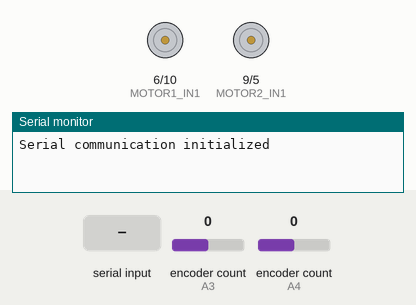
This sketch was run on a simulated Arduino Uno, built with avr-gcc and run on an emulated ATmega328P. Shown: motor-driver pin pairs drawn as motors (green arrow = first pin HIGH = forward, orange = second pin HIGH = backward, longer = more drive, scaled by the enable pin), the last lines printed to the serial monitor. The test bench sets the inputs (shaded band); at power-on: encoder count (sensors on A3, A4) 0.

Above: at 1.2 s.
1.3 s: "90,45\n" received over Serial
At 1.7 s:
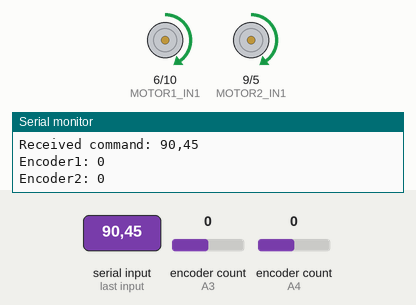
3.3 s: "5\n" received over Serial
At 4.6 s:
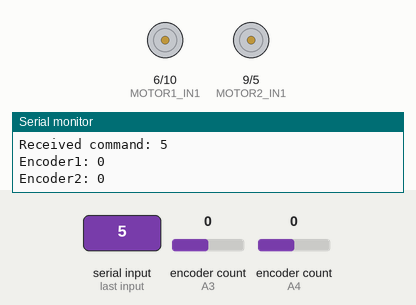
4.8 s: "1,90,45\n" received over Serial
At 5.2 s:
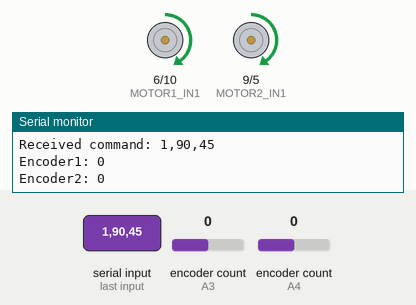
Timing chart, 0 to 7.8 s (numbered marks = the images above; inputs shaded):
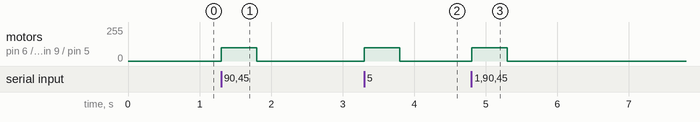

The sketch:

encoder_motor.ino
```cpp
#include <Arduino.h>
#include <Encoder.h>

#define MOTOR1_IN1 6    // Input 1 pin for motor 1
#define MOTOR1_IN2 10   // Input 2 pin for motor 1
#define MOTOR2_IN1 9    // Input 1 pin for motor 2
#define MOTOR2_IN2 5    // Input 2 pin for motor 2
#define MOTOR1_EN 11     // Enable pin for motor 2
#define MOTOR2_EN 3     // Enable pin for motor 2

#define ENCODER1_PIN1 A4  // Example pin for encoder 1
#define ENCODER1_PIN2 A5  // Example pin for encoder 1
#define ENCODER2_PIN1 A3   // Example pin for encoder 2
#define ENCODER2_PIN2 A2   // Example pin for encoder 2

Encoder encoder1(ENCODER1_PIN1, ENCODER1_PIN2);
Encoder encoder2(ENCODER2_PIN1, ENCODER2_PIN2);

String receivedCommand; // Global variable to store received command

void setup() {
  pinMode(MOTOR1_IN1, OUTPUT);
  pinMode(MOTOR1_IN2, OUTPUT);
  pinMode(MOTOR2_IN1, OUTPUT);
  pinMode(MOTOR2_IN2, OUTPUT);
  pinMode(MOTOR1_EN, OUTPUT);
  pinMode(MOTOR2_EN, OUTPUT);


  // Initialize serial communication
  Serial.begin(57600);
  while (!Serial) {
    ; // Wait for serial port to connect
  }
  Serial.println("Serial communication initialized");
}

void loop() {
  // Check if data is available to read from serial port
  if (Serial.available() > 0) {
    // Read the received command
    receivedCommand = Serial.readStringUntil('\n');
    Serial.print("Received command: ");
    Serial.println(receivedCommand);

    // Process the received command
    processCommand(receivedCommand);
  }

  // You can add other tasks or operations here
}

void processCommand(String command) {
  // Find the position of the comma
  int commaPosition = command.indexOf(',');

  // Extract left and right motor speeds from the received command
  String leftSpeedStr = command.substring(0, commaPosition);
  String rightSpeedStr = command.substring(commaPosition + 1);

  // Convert string values to floating-point numbers
  float leftSpeedValue = leftSpeedStr.toFloat();
  float rightSpeedValue = rightSpeedStr.toFloat();

  // Read encoder values
  long encoder1Value = encoder1.read();
  long encoder2Value = encoder2.read();

  // Print the encoder values for debugging
  Serial.print("Encoder1: ");
  Serial.println(encoder1Value);
  Serial.print("Encoder2: ");
  Serial.println(encoder2Value);

  // Control motors based on the received speeds
  // Assuming positive speed values mean forward and negative mean backward

  // Motor 1 control
  if (leftSpeedValue > 0) {
    // Forward
    digitalWrite(MOTOR1_IN1, HIGH);
    digitalWrite(MOTOR1_IN2, LOW);
    analogWrite(MOTOR1_EN, 100);
  } else if (leftSpeedValue < 0) {
    // Backward
    digitalWrite(MOTOR1_IN1, LOW);
    digitalWrite(MOTOR1_IN2, HIGH);
    analogWrite(MOTOR1_EN, 100);
  } else {
    // Stop
    digitalWrite(MOTOR1_IN1, LOW);
    digitalWrite(MOTOR1_IN2, LOW);
  }

  // Motor 2 control
  if (rightSpeedValue > 0) {
    // Forward
    digitalWrite(MOTOR2_IN1, HIGH);
    digitalWrite(MOTOR2_IN2, LOW);
    analogWrite(MOTOR2_EN, 100);
  } else if (rightSpeedValue < 0) {
    // Backward
    digitalWrite(MOTOR2_IN1, LOW);
    digitalWrite(MOTOR2_IN2, HIGH);
    analogWrite(MOTOR2_EN, 100);
  } else {
    // Stop
    digitalWrite(MOTOR2_IN1, LOW);
    digitalWrite(MOTOR2_IN2, LOW);
  }

  // Delay for 1 second
  delay(500);

  // Stop the motors after the delay
  digitalWrite(MOTOR1_IN1, LOW);
  digitalWrite(MOTOR1_IN2, LOW);
  digitalWrite(MOTOR2_IN1, LOW);
  digitalWrite(MOTOR2_IN2, LOW);
  analogWrite(MOTOR1_EN, 0); // stop motor 1
  analogWrite(MOTOR2_EN, 0); // stop motor 2

}
```

Measured:
- after the input at 1.3 s, motor on pin 6 (MOTOR1_IN1) / pin 10 (MOTOR1_IN2), motor on pin 9 (MOTOR2_IN1) / pin 5 (MOTOR2_IN2): stopped → forward 100/255 at once, → stopped 0.50 s later
- after the input at 3.3 s, motor on pin 6 (MOTOR1_IN1) / pin 10 (MOTOR1_IN2), motor on pin 9 (MOTOR2_IN1) / pin 5 (MOTOR2_IN2): stopped → forward 100/255 at once, → stopped 0.50 s later
- after the input at 4.8 s, motor on pin 6 (MOTOR1_IN1) / pin 10 (MOTOR1_IN2), motor on pin 9 (MOTOR2_IN1) / pin 5 (MOTOR2_IN2): stopped → forward 100/255 at once, → stopped 0.50 s later
